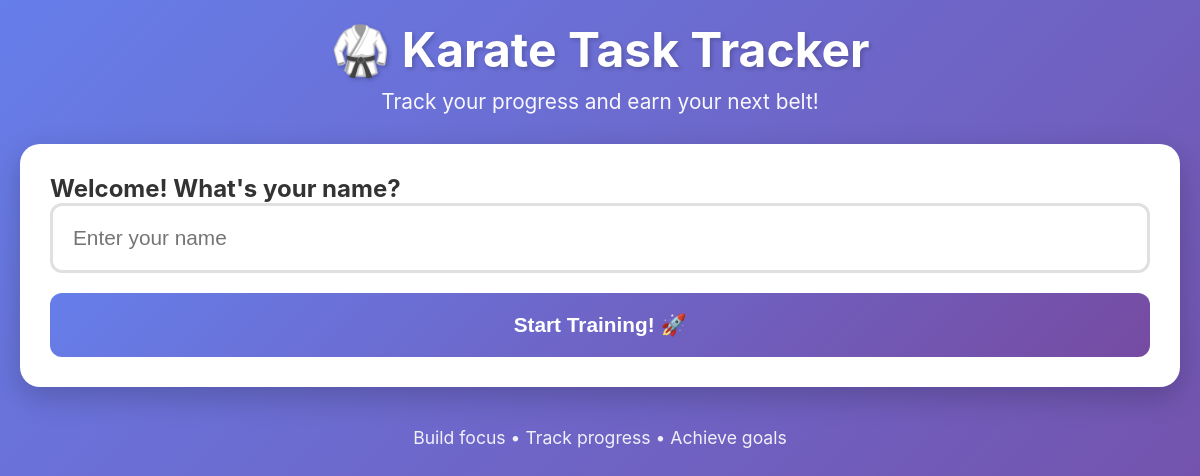
Before: / with the older database file.
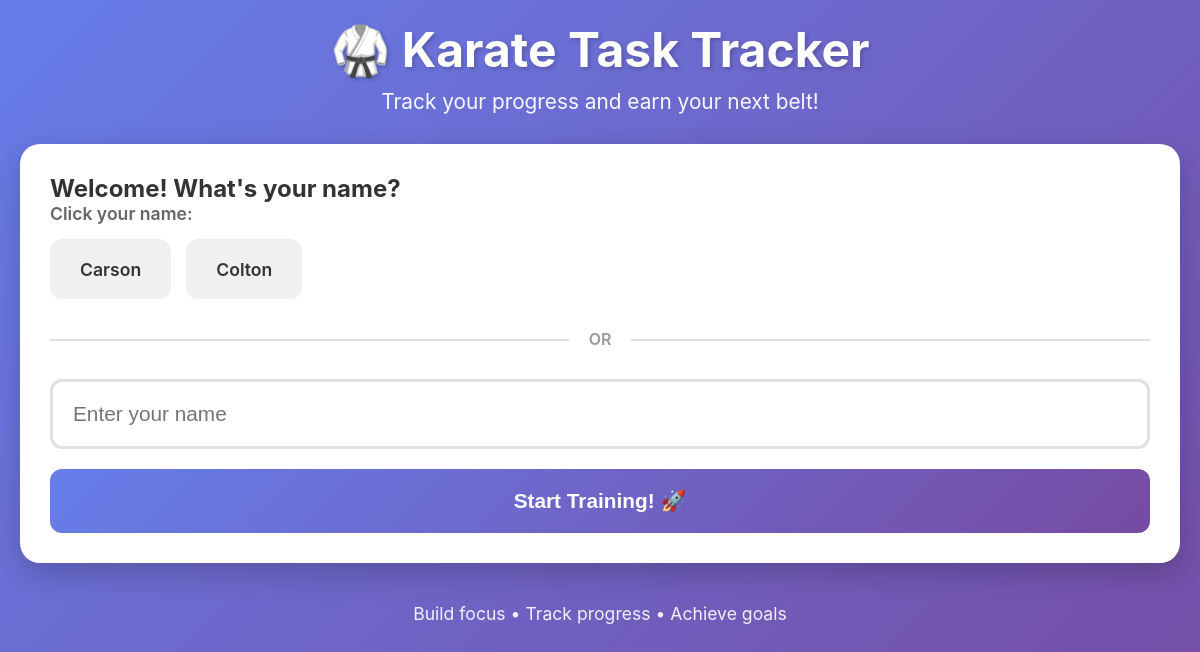
After: the same page with the newer database file.
### tables this page shows
CREATE TABLE students
                 (id INTEGER PRIMARY KEY AUTOINCREMENT,
                  name TEXT NOT NULL UNIQUE,
                  created_at TIMESTAMP DEFAULT CURRENT_TIMESTAMP);

### main.py (the view)
@app.get("/", response_class=HTMLResponse)
async def home(request: Request):
    conn = sqlite3.connect(DB_PATH)
    c = conn.cursor()
    c.execute("SELECT id, name FROM students ORDER BY created_at DESC")
    students = [{"id": row[0], "name": row[1]} for row in c.fetchall()]
    conn.close()
    return templates.TemplateResponse("index.html", {
        "request": request,
        "students": students
    })

### templates/index.html (shortened to what this page needs)
<!DOCTYPE html>
<html lang="en">
<head>
    <link rel="stylesheet" href="/static/style.css">
</head>
<body>
    <div class="container">
        <div class="header">
            <h1>🥋 Karate Task Tracker</h1>
            <p class="subtitle">Track your progress and earn your next belt!</p>
        </div>
        <div class="card">
            <h2>Welcome! What's your name?</h2>
            {% if students %}
            <div class="existing-students">
                <p class="label">Click your name:</p>
                <div class="student-buttons">
                    {% for student in students %}
                    <a href="/student/{{ student.id }}" class="btn btn-secondary">
                        {{ student.name }}
                    </a>
                    {% endfor %}
                </div>
            </div>
            <div class="divider">
                <span>OR</span>
            </div>
            {% endif %}
            <form method="post" action="/student/create" class="name-form">
                <input
                    type="text"
                    name="name"
                    placeholder="Enter your name"
                    required
                    class="name-input"
                    autocomplete="off"
                >
                <button type="submit" class="btn btn-primary btn-large">
                    Start Training! 🚀
                </button>
            </form>
        </div>
        <div class="footer">
            <p>Build focus • Track progress • Achieve goals</p>
        </div>
    </div>
</body>
</html>

### static/style.css (style rules this page uses)
* { margin: 0; padding: 0; box-sizing: border-box; }
body { font-family: -apple-system, BlinkMacSystemFont, 'Segoe UI', Roboto, 'Helvetica Neue', Arial, sans-serif; background: linear-gradient(135deg, #667eea 0%, #764ba2 100%); min-height: 100vh; padding: 20px; color: #333; }
.container { max-width: 1200px; margin: 0 auto; }
.header { text-align: center; margin-bottom: 30px; color: white; }
.header h1 { font-size: 3rem; margin-bottom: 10px; text-shadow: 2px 2px 4px rgba(0,0,0,0.2); }
.subtitle { font-size: 1.3rem; opacity: 0.95; }
.card { background: white; border-radius: 20px; padding: 30px; margin-bottom: 25px; box-shadow: 0 10px 30px rgba(0,0,0,0.2); }
.btn { padding: 15px 30px; border: none; border-radius: 12px; font-size: 1.1rem; font-weight: 600; cursor: pointer; transition: all 0.3s ease; text-decoration: none; display: inline-block; text-align: center; min-height: 60px; display: flex; align-items: center; justify-content: center; }
.btn-primary { background: linear-gradient(135deg, #667eea 0%, #764ba2 100%); color: white; }
.btn-secondary { background: #f0f0f0; color: #333; }
.btn-large { padding: 20px 40px; font-size: 1.3rem; width: 100%; }
.name-form { display: flex; flex-direction: column; gap: 20px; }
.name-input { padding: 20px; font-size: 1.3rem; border: 3px solid #e0e0e0; border-radius: 12px; transition: border-color 0.3s; }
.existing-students { margin-bottom: 20px; }
.label { font-weight: 600; margin-bottom: 15px; font-size: 1.1rem; color: #666; }
.student-buttons { display: flex; flex-wrap: wrap; gap: 15px; margin-top: 15px; }
.divider { text-align: center; margin: 30px 0; position: relative; }
.divider span { background: white; padding: 0 20px; color: #999; font-weight: 600; position: relative; z-index: 1; }
.divider::before { content: ''; position: absolute; left: 0; right: 0; top: 50%; height: 2px; background: #e0e0e0; }
.footer { text-align: center; color: white; margin-top: 40px; font-size: 1.1rem; opacity: 0.9; }

Changed rows visible on the page:
added students: name "Carson"
added students: name "Colton"
Other visible differences:
text now shown: "Click your name: OR"
